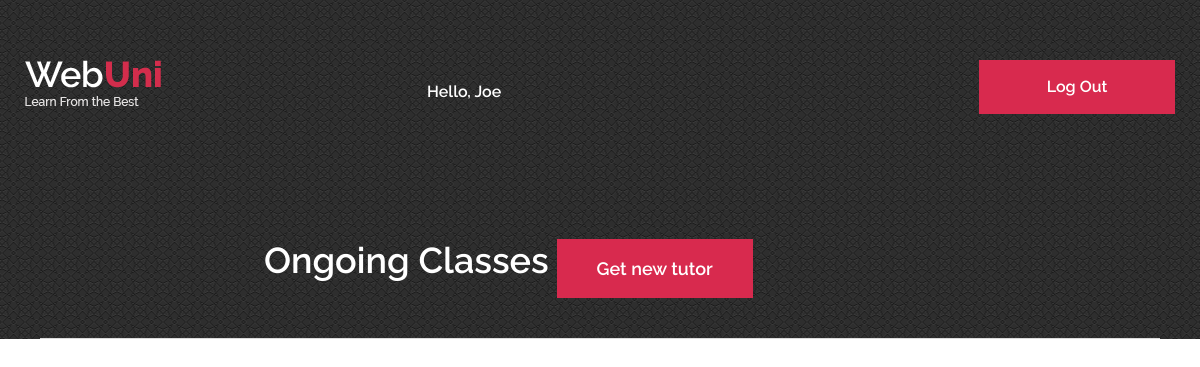
The app's page /students (signed in), older data.
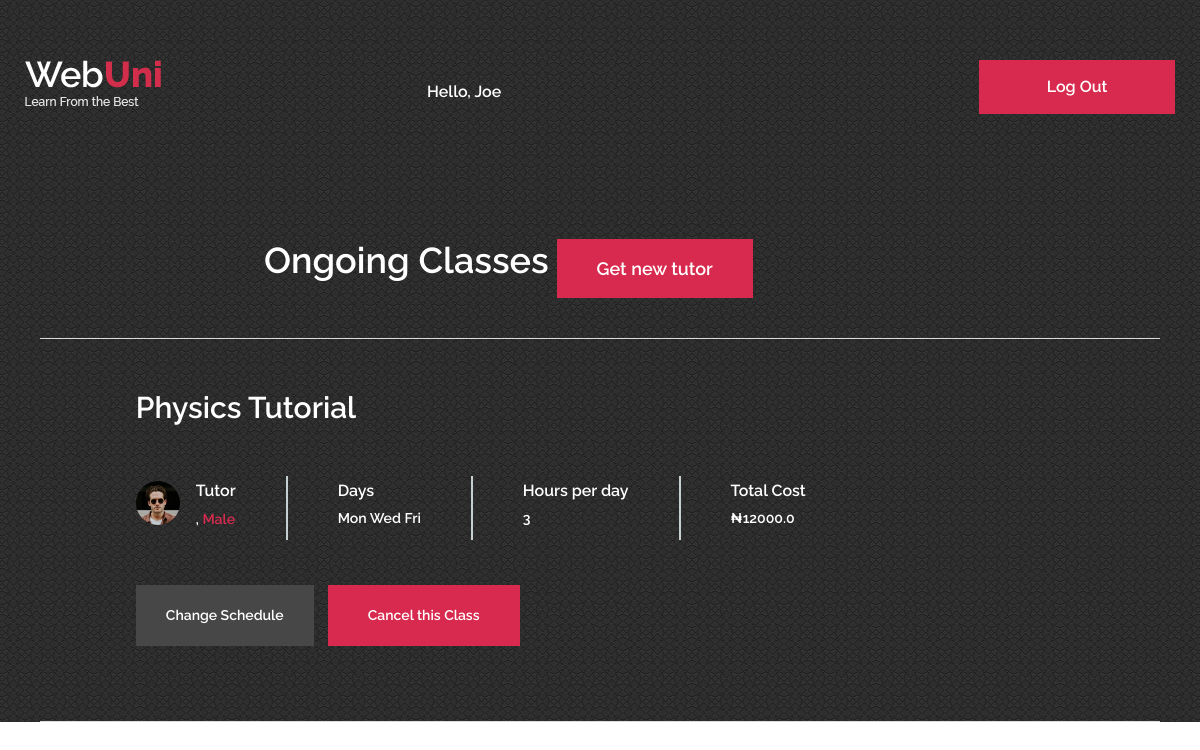
The same page, newer data.
### tables this page shows
CREATE TABLE "schedule" (
	"id"	INTEGER NOT NULL,
	"user_id"	INTEGER NOT NULL,
	"days_of_week"	TEXT NOT NULL,
	"start_date"	TEXT,
	"duration"	INTEGER NOT NULL,
	"hours_per_day"	INTEGER NOT NULL,
	"total"	REAL NOT NULL,
	"tutor_name"	TEXT,
	"subject"	TEXT,
	"tutor_gender"	TEXT,
	PRIMARY KEY("id")
);

### application.py (the view, shortened to what this page needs)
@app.route("/students", methods=["GET", "POST"])
@login_required
def students():
    if request.method == "GET":
        user=session['user_id']
        row = db.execute("SELECT * FROM schedule WHERE user_id = :user", user=user)
        return render_template("students.html", subjects = row)

### application.py (called while the page is built)
@app.after_request
def after_request(response):
    response.headers["Cache-Control"] = "no-cache, no-store, must-revalidate"
    response.headers["Expires"] = 0
    response.headers["Pragma"] = "no-cache"
    return response

### helpers.py (called while the page is built)
def login_required(f):
    @wraps(f)
    def decorated_function(*args, **kwargs):
        if session.get("user_id") is None:
            return redirect("/login")
        return f(*args, **kwargs)
    return decorated_function

### templates/students.html (shortened to what this page needs)
{% extends "layout.html" %}
{% block main %}
<section class="std set-bg" data-setbg="static/img/grey.png">
	<div class="container">
		<div class="container" style="padding-top:0%;">
			<br>
			<div class="site-breadcrumb  text-white row">
				<h2 class="text-center">Ongoing Classes</h2>
				<div class=" w-5 p-1"></div>
				<div class="text-center">
					<a href="/schedule" class="w-8 p-3 site-btn " >Get new tutor</a>
				</div>
			</div>
			<br><hr style="background-color: whitesmoke">
			{% for subject in subjects %}
			<div class="course-meta-area text-white">
				<div class="row">
					<div class="col-lg-10 offset-lg-1">
						<h3>{{subject['subject']}} Tutorial</h3>
						<div class="course-metas">
							<div class="course-meta">
								<div class="course-author">
									<div class="ca-pic set-bg" data-setbg="static/img/tutors/2.jpg"></div>
									<h6>Tutor</h6>
									<p>{{subject['tutor_name']}} , <span>{{subject['tutor_gender']}} </span></p>
								</div>
							</div>
							<div class="course-meta">
								<div class="cm-info">
									<h6>Days</h6>
									<p>
										{{subject['days_of_week'] }} </p>
								</div>
							</div>
							<div class="course-meta">
									<div class="cm-info">
										<h6>Hours per day</h6>
										<p>{{subject['hours_per_day']}} </p>
									</div>
								</div>
							<div class="course-meta">
								<div class="cm-info">
									<h6>Total Cost </h6>
									<p>₦{{subject["total"]}} <span class="rating">
									</p>
								</div>
							</div>
						</div>
						<div class="site-btn price-btn">Change Schedule</div>
						<div class="site-btn buy-btn">Cancel this Class</divref="#">
						</div>
					</div>
				</div>
			</div>
			<br><hr style="background-color: whitesmoke">
			{% endfor %}
</section>
{% endblock %}

### templates/layout.html (shortened to what this page needs)
<!DOCTYPE html>
<html lang="en">
<head>
	<link rel="stylesheet" href="static/css/bootstrap.min.css" />
	<link rel="stylesheet" href="static/css/font-awesome.min.css" />
	<link rel="stylesheet" href="static/css/owl.carousel.css" />
	<link rel="stylesheet" href="static/css/style.css" />
</head>
<body>
	<header class="header-section">
		<div class="container">
			<div class="row">
				<div class="col-lg-3 col-md-3">
					<div class="site-logo">
						<img src="static/img/logo.png" alt="">
					</div>
				</div>
				<div class="col-lg-9 col-md-9">
					{% if session.user_id %}
					<a href="/login" class="site-btn header-btn">Log Out</a>
					<nav class="main-menu">
						<ul>
							<li><a href="/index"></a></li>
							<li class=" btn"><a class="nav-link" href="#">
									<span>
										Hello, {{session['firstname']}} {{session['lastname']}}	</span></a></li>
						</ul>
					</nav>
					{% else %}
					<a href="/register" class="site-btn header-btn">Register</a>
					<nav class="main-menu">
					</nav>
					{% endif %}
				</div>
			</div>
		</div>
	</header>
	{% block main %}
	{% endblock %}
	</body>
</html>

### static/css/style.css (style rules this page uses)
html, body { height: 100%; font-family: 'Raleway', sans-serif; -webkit-font-smoothing: antialiased; font-smoothing: antialiased; }
h1, h2, h3, h4, h5, h6 { margin: 0; font-weight: 600; color: #474747; }
h2 { font-size: 36px; }
h3 { font-size: 30px; }
h6 { font-size: 16px; }
p { font-size: 14.1px; color: #878787; line-height: 2.2; font-weight: 500; }
img { max-width: 100%; }
::placeholder { font-style: italic; }
ul, ol { padding: 0; margin: 0; }
.set-bg { background-repeat: no-repeat; background-size: cover; background-position: top center; }
.text-white h1, .text-white h2, .text-white h3, .text-white h4, .text-white h5, .text-white h6, .text-white p, .text-white span, .text-white li, .text-white a { color: #fff; }
.site-btn { display: inline-block; min-width: 196px; text-align: center; border: none; padding: 15px 10px; font-weight: 600; font-size: 16px; position: relative; color: #fff; cursor: pointer; background: #d82a4e; }
.header-section { position: absolute; width: 100%; top: 0; left: 0; padding-top: 60px; }
.site-logo { display: inline-block; }
.main-menu ul { list-style: none; }
.main-menu ul li { display: inline; }
.main-menu ul li a { display: inline-block; font-size: 16px; color: #fff; margin-left: 45px; font-weight: 600; padding: 20px 0 5px; }
.header-btn { float: right; margin-right: 0; }
.site-breadcrumb { padding-top: 215px; margin-left: 20%; }
.site-breadcrumb a, .site-breadcrumb span { display: inline-block; margin-right: 10px; padding-right: 10px; font-weight: 600; font-size: 18px; }
.site-breadcrumb a { color: #fff; position: relative; }
.course-meta-area { padding: 35px 0; border:black 5px; }
.course-metas { padding-top: 50px; margin-bottom: 45px; display: table; }
.course-meta { display: table-cell; height: 100%; border-right: 2px solid #c5ced0; padding: 5px 50px; }
.course-meta:nth-child(1) { padding-left: 0; }
.course-meta:nth-child(4) { padding-right: 0; border-right: none; }
.course-meta p { margin-bottom: 0; }
.course-meta .course-author .ca-pic { width: 44px; height: 44px; border-radius: 50%; float: left; }
.course-meta .course-author h6 { padding-left: 60px; }
.course-meta .course-author p { padding-left: 60px; margin-bottom: 0; padding-top: 4px; font-weight: 600; }
.course-meta .course-author p span { color: #d82a4e; }
.course-meta .cm-info h6 { margin-bottom: 3px; }
.course-meta .cm-info p { font-weight: 600; }
.course-meta .rating { padding-left: 15px; font-size: 12px; }
.course-meta-area .site-btn { min-width: auto; font-size: 14px; }
.course-meta-area .price-btn { padding: 20px 30px; background: #474747; margin-right: 10px; }
.course-meta-area .buy-btn { padding: 20px 40px; }
@media (min-width: 1200px) { .container { max-width: 1180px; } }
.std { background-repeat: repeat; background-size: auto !important; }

Row changes from the older to the newer data that the page shows:
added schedule: subject "Physics", tutor_gender "Male", days_of_week "Mon Wed Fri", hours_per_day "3", total "12000.0"
